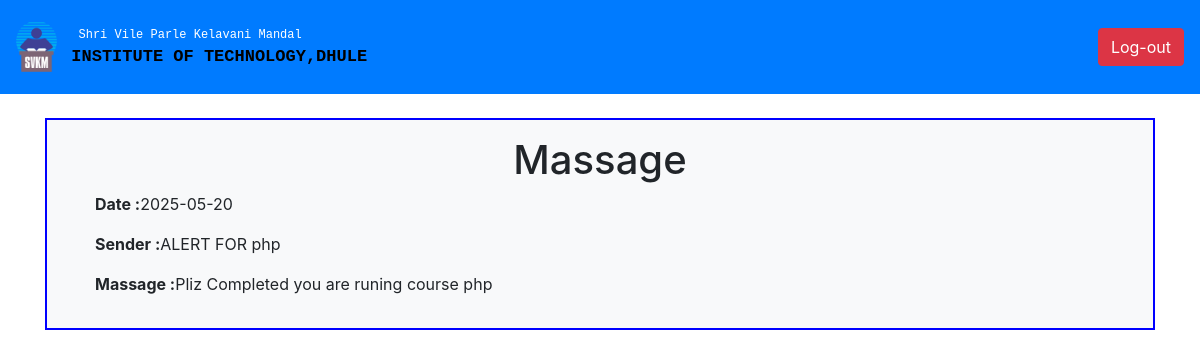
Screenshot of /msg_view.php?s=645654546&id=113 with the database file from the repository.
### tables this page shows
CREATE TABLE `notification` (
  `id` int(11) NOT NULL,
  `sender` text NOT NULL,
  `sid` int(60) NOT NULL,
  `stud_name` text NOT NULL,
  `msg` text NOT NULL,
  `status` varchar(20) NOT NULL,
  `date` date NOT NULL,
  `time` time NOT NULL DEFAULT current_timestamp()
);

### msg_view.php (the view, shortened to what this page needs)
<!doctype html>
<html lang="en">
  <head>
    <link rel="stylesheet" href="https://stackpath.bootstrapcdn.com/bootstrap/4.4.1/css/bootstrap.min.css">
      <link rel="stylesheet" type="text/css" href="style.css">
  </head>
  <body>
        <nav class="navbar navbar-expand-lg  navbar-dark bg-primary navbar-fixed-top">
            <img class="" src="logo.png" style="width: 3.5%; height: 1.8%">
              <pre style="font-size: 12px; color: white;">
   Shri Vile Parle Kelavani Mandal
  <b style="font-size: 17px; color: black;" class="text-uppercase">Institute Of Technology,Dhule  </b></pre>
  		<div class="ml-auto">
 				<form class="form-inline my-2 my-lg-0" action="logout.php">
               <a href="logout.php"><button class="btn btn-danger my-2 my-sm-0" type="submit">Log-out</button></a>
            </form>
         </div>
      </nav>
<?php
    include('db.php');
    $sql = mysqli_query($conn, "select * from notification where id = '".$_GET['id']."' and sid = '".$_GET['s']."' ");
    while($row=mysqli_fetch_assoc($sql)){
?>
<div class="container my-4">
        <div class=" bg-light py-3" style="border:2px solid blue;">
        	<center><h1>Massage</h1></center>
             <div class="px-5">
             	<p><b>Date :</b><?php echo $row['date']?></p>
             	<p><b>Sender :</b><?php echo $row['sender']?></p>
             	<p><b>Massage :</b><?php echo $row['msg']?></p>
             </div>
        </div>
<?php
}
?>
  </body>
</html>

### msg_view.php (style rules this page uses)
* { padding:0px; margin:0px; }

### rows the page displays
notification: date "2025-05-20", sender "ALERT FOR php", msg "Pliz Completed you are runing course php"
